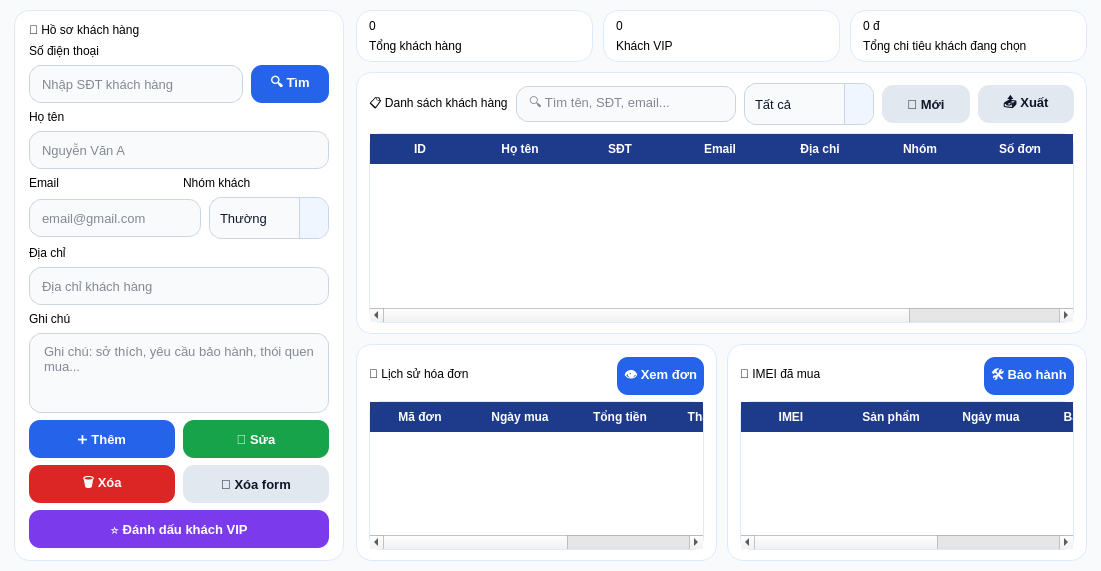
<?xml version="1.0" encoding="UTF-8"?>
<ui version="4.0">
 <class>CustomerPage</class>
 <widget class="QWidget" name="CustomerPage">
  <property name="geometry">
   <rect>
    <x>0</x>
    <y>0</y>
    <width>1050</width>
    <height>560</height>
   </rect>
  </property>

  <property name="styleSheet">
   <string><![CDATA[
QWidget#CustomerPage {
    background-color: #f8fafc;
}

QFrame#formPanel,
QFrame#listPanel,
QFrame#detailPanel,
QFrame#historyPanel,
QFrame#summaryCard1,
QFrame#summaryCard2,
QFrame#summaryCard3 {
    background-color: white;
    border: 1px solid #dbeafe;
    border-radius: 16px;
}

QLabel.sectionTitle {
    color: #1e3a8a;
    font-size: 16px;
    font-weight: bold;
}

QLabel.formLabel {
    color: #334155;
    font-size: 12px;
    font-weight: bold;
}
QComboBox {
    background-color: #f8fafc;
    border: 1px solid #cbd5e1;
    border-radius: 12px;
    padding: 6px 32px 6px 10px;
    color: #0f172a;
    font-size: 13px;
    min-height: 28px;
}

QComboBox::drop-down {
    subcontrol-origin: padding;
    subcontrol-position: top right;
    width: 28px;
    border-left: 1px solid #cbd5e1;
    border-top-right-radius: 12px;
    border-bottom-right-radius: 12px;
    background-color: #eff6ff;
}

QComboBox::down-arrow {
    width: 10px;
    height: 10px;
}

QComboBox QAbstractItemView {
    background-color: white;
    color: #0f172a;
    selection-background-color: #dbeafe;
    selection-color: #0f172a;
    border: 1px solid #93c5fd;
    border-radius: 10px;
    padding: 6px;
    outline: 0;
    font-size: 13px;
}
QLabel.statNumber {
    color: #2563eb;
    font-size: 22px;
    font-weight: bold;
}

QLabel.statText {
    color: #64748b;
    font-size: 12px;
}

QLineEdit,
QComboBox,
QTextEdit {
    background-color: #f8fafc;
    border: 1px solid #cbd5e1;
    border-radius: 12px;
    padding: 6px 10px;
    color: #0f172a;
    font-size: 13px;
}

QLineEdit:focus,
QComboBox:focus,
QTextEdit:focus {
    border: 2px solid #2563eb;
    background-color: white;
}

QPushButton {
    border: none;
    border-radius: 11px;
    padding: 7px;
    font-size: 13px;
    font-weight: bold;
    min-height: 24px;
}

QPushButton#btnAddCustomer,
QPushButton#btnUpdateCustomer,
QPushButton#btnSearchCustomer,
QPushButton#btnViewInvoice,
QPushButton#btnViewWarranty {
    background-color: #2563eb;
    color: white;
}

QPushButton#btnUpdateCustomer {
    background-color: #16a34a;
}

QPushButton#btnDeleteCustomer {
    background-color: #dc2626;
    color: white;
}

QPushButton#btnClearForm,
QPushButton#btnRefresh,
QPushButton#btnExportCustomer {
    background-color: #e2e8f0;
    color: #0f172a;
}

QPushButton#btnVipCustomer {
    background-color: #7c3aed;
    color: white;
}

QTableWidget {
    background-color: white;
    border: 1px solid #dbeafe;
    border-radius: 12px;
    gridline-color: #e2e8f0;
    color: #0f172a;
    font-size: 12px;
}

QTableWidget::item {
    padding: 5px;
}

QTableWidget::item:selected {
    background-color: #dbeafe;
    color: #0f172a;
}

QHeaderView::section {
    background-color: #1e3a8a;
    color: white;
    padding: 6px;
    border: none;
    font-weight: bold;
}
   ]]></string>
  </property>

  <layout class="QHBoxLayout" name="mainLayout">
   <property name="leftMargin"><number>14</number></property>
   <property name="topMargin"><number>10</number></property>
   <property name="rightMargin"><number>14</number></property>
   <property name="bottomMargin"><number>10</number></property>
   <property name="spacing"><number>12</number></property>

   <item>
    <widget class="QFrame" name="formPanel">
     <property name="minimumSize">
      <size>
       <width>330</width>
       <height>0</height>
      </size>
     </property>
     <property name="maximumSize">
      <size>
       <width>370</width>
       <height>16777215</height>
      </size>
     </property>

     <layout class="QVBoxLayout" name="formLayout">
      <property name="leftMargin"><number>14</number></property>
      <property name="topMargin"><number>12</number></property>
      <property name="rightMargin"><number>14</number></property>
      <property name="bottomMargin"><number>12</number></property>
      <property name="spacing"><number>7</number></property>

      <item>
       <widget class="QLabel" name="lblFormTitle">
        <property name="text"><string>👤 Hồ sơ khách hàng</string></property>
        <property name="class" stdset="0"><string>sectionTitle</string></property>
       </widget>
      </item>

      <item>
       <widget class="QLabel" name="lblPhone">
        <property name="text"><string>Số điện thoại</string></property>
        <property name="class" stdset="0"><string>formLabel</string></property>
       </widget>
      </item>

      <item>
       <layout class="QHBoxLayout" name="phoneLayout">
        <property name="spacing"><number>8</number></property>
        <item>
         <widget class="QLineEdit" name="txtPhone">
          <property name="minimumSize"><size><width>0</width><height>38</height></size></property>
          <property name="placeholderText"><string>Nhập SĐT khách hàng</string></property>
         </widget>
        </item>
        <item>
         <widget class="QPushButton" name="btnSearchCustomer">
          <property name="minimumSize"><size><width>78</width><height>38</height></size></property>
          <property name="text"><string>🔍 Tìm</string></property>
         </widget>
        </item>
       </layout>
      </item>

      <item>
       <widget class="QLabel" name="lblName">
        <property name="text"><string>Họ tên</string></property>
        <property name="class" stdset="0"><string>formLabel</string></property>
       </widget>
      </item>

      <item>
       <widget class="QLineEdit" name="txtName">
        <property name="minimumSize"><size><width>0</width><height>38</height></size></property>
        <property name="placeholderText"><string>Nguyễn Văn A</string></property>
       </widget>
      </item>

      <item>
       <layout class="QHBoxLayout" name="emailAddressTitleLayout">
        <property name="spacing"><number>8</number></property>
        <item>
         <widget class="QLabel" name="lblEmail">
          <property name="text"><string>Email</string></property>
          <property name="class" stdset="0"><string>formLabel</string></property>
         </widget>
        </item>
        <item>
         <widget class="QLabel" name="lblGroup">
          <property name="text"><string>Nhóm khách</string></property>
          <property name="class" stdset="0"><string>formLabel</string></property>
         </widget>
        </item>
       </layout>
      </item>

      <item>
       <layout class="QHBoxLayout" name="emailGroupLayout">
        <property name="spacing"><number>8</number></property>
        <item>
         <widget class="QLineEdit" name="txtEmail">
          <property name="minimumSize"><size><width>0</width><height>38</height></size></property>
          <property name="placeholderText"><string>email@gmail.com</string></property>
         </widget>
        </item>
        <item>
         <widget class="QComboBox" name="cboCustomerGroup">
          <property name="minimumSize"><size><width>120</width><height>38</height></size></property>
          <item><property name="text"><string>Thường</string></property></item>
          <item><property name="text"><string>VIP</string></property></item>
          <item><property name="text"><string>Đại lý</string></property></item>
          <item><property name="text"><string>Blacklist</string></property></item>
         </widget>
        </item>
       </layout>
      </item>

      <item>
       <widget class="QLabel" name="lblAddress">
        <property name="text"><string>Địa chỉ</string></property>
        <property name="class" stdset="0"><string>formLabel</string></property>
       </widget>
      </item>

      <item>
       <widget class="QLineEdit" name="txtAddress">
        <property name="minimumSize"><size><width>0</width><height>38</height></size></property>
        <property name="placeholderText"><string>Địa chỉ khách hàng</string></property>
       </widget>
      </item>

      <item>
       <widget class="QLabel" name="lblNote">
        <property name="text"><string>Ghi chú</string></property>
        <property name="class" stdset="0"><string>formLabel</string></property>
       </widget>
      </item>

      <item>
       <widget class="QTextEdit" name="txtNote">
        <property name="minimumSize"><size><width>0</width><height>80</height></size></property>
        <property name="maximumSize"><size><width>16777215</width><height>100</height></size></property>
        <property name="placeholderText"><string>Ghi chú: sở thích, yêu cầu bảo hành, thói quen mua...</string></property>
       </widget>
      </item>

      <item>
       <layout class="QHBoxLayout" name="buttonRow1">
        <property name="spacing"><number>8</number></property>
        <item>
         <widget class="QPushButton" name="btnAddCustomer">
          <property name="text"><string>➕ Thêm</string></property>
         </widget>
        </item>
        <item>
         <widget class="QPushButton" name="btnUpdateCustomer">
          <property name="text"><string>💾 Sửa</string></property>
         </widget>
        </item>
       </layout>
      </item>

      <item>
       <layout class="QHBoxLayout" name="buttonRow2">
        <property name="spacing"><number>8</number></property>
        <item>
         <widget class="QPushButton" name="btnDeleteCustomer">
          <property name="text"><string>🗑 Xóa</string></property>
         </widget>
        </item>
        <item>
         <widget class="QPushButton" name="btnClearForm">
          <property name="text"><string>🧹 Xóa form</string></property>
         </widget>
        </item>
       </layout>
      </item>

      <item>
       <widget class="QPushButton" name="btnVipCustomer">
        <property name="minimumSize"><size><width>0</width><height>38</height></size></property>
        <property name="text"><string>⭐ Đánh dấu khách VIP</string></property>
       </widget>
      </item>

      <item>
       <spacer name="formSpacer">
        <property name="orientation"><enum>Qt::Orientation::Vertical</enum></property>
        <property name="sizeHint" stdset="0"><size><width>20</width><height>20</height></size></property>
       </spacer>
      </item>

     </layout>
    </widget>
   </item>

   <item>
    <layout class="QVBoxLayout" name="rightLayout">
     <property name="spacing"><number>10</number></property>

     <item>
      <layout class="QHBoxLayout" name="summaryLayout">
       <property name="spacing"><number>10</number></property>

       <item>
        <widget class="QFrame" name="summaryCard1">
         <property name="maximumSize"><size><width>16777215</width><height>74</height></size></property>
         <layout class="QVBoxLayout" name="summaryCard1Layout">
          <property name="leftMargin"><number>12</number></property>
          <property name="topMargin"><number>8</number></property>
          <property name="rightMargin"><number>12</number></property>
          <property name="bottomMargin"><number>8</number></property>
          <item>
           <widget class="QLabel" name="lblTotalCustomers">
            <property name="text"><string>0</string></property>
            <property name="class" stdset="0"><string>statNumber</string></property>
           </widget>
          </item>
          <item>
           <widget class="QLabel" name="lblTotalCustomersText">
            <property name="text"><string>Tổng khách hàng</string></property>
            <property name="class" stdset="0"><string>statText</string></property>
           </widget>
          </item>
         </layout>
        </widget>
       </item>

       <item>
        <widget class="QFrame" name="summaryCard2">
         <property name="maximumSize"><size><width>16777215</width><height>74</height></size></property>
         <layout class="QVBoxLayout" name="summaryCard2Layout">
          <property name="leftMargin"><number>12</number></property>
          <property name="topMargin"><number>8</number></property>
          <property name="rightMargin"><number>12</number></property>
          <property name="bottomMargin"><number>8</number></property>
          <item>
           <widget class="QLabel" name="lblVipCustomers">
            <property name="text"><string>0</string></property>
            <property name="class" stdset="0"><string>statNumber</string></property>
           </widget>
          </item>
          <item>
           <widget class="QLabel" name="lblVipCustomersText">
            <property name="text"><string>Khách VIP</string></property>
            <property name="class" stdset="0"><string>statText</string></property>
           </widget>
          </item>
         </layout>
        </widget>
       </item>

       <item>
        <widget class="QFrame" name="summaryCard3">
         <property name="maximumSize"><size><width>16777215</width><height>74</height></size></property>
         <layout class="QVBoxLayout" name="summaryCard3Layout">
          <property name="leftMargin"><number>12</number></property>
          <property name="topMargin"><number>8</number></property>
          <property name="rightMargin"><number>12</number></property>
          <property name="bottomMargin"><number>8</number></property>
          <item>
           <widget class="QLabel" name="lblSelectedCustomerSpent">
            <property name="text"><string>0 đ</string></property>
            <property name="class" stdset="0"><string>statNumber</string></property>
           </widget>
          </item>
          <item>
           <widget class="QLabel" name="lblSelectedCustomerSpentText">
            <property name="text"><string>Tổng chi tiêu khách đang chọn</string></property>
            <property name="class" stdset="0"><string>statText</string></property>
           </widget>
          </item>
         </layout>
        </widget>
       </item>

      </layout>
     </item>

     <item>
      <widget class="QFrame" name="listPanel">
       <layout class="QVBoxLayout" name="listLayout">
        <property name="leftMargin"><number>12</number></property>
        <property name="topMargin"><number>10</number></property>
        <property name="rightMargin"><number>12</number></property>
        <property name="bottomMargin"><number>10</number></property>
        <property name="spacing"><number>8</number></property>

        <item>
         <layout class="QHBoxLayout" name="filterLayout">
          <property name="spacing"><number>8</number></property>
          <item>
           <widget class="QLabel" name="lblListTitle">
            <property name="text"><string>📋 Danh sách khách hàng</string></property>
            <property name="class" stdset="0"><string>sectionTitle</string></property>
           </widget>
          </item>
          <item>
           <spacer name="filterSpacer">
            <property name="orientation"><enum>Qt::Orientation::Horizontal</enum></property>
            <property name="sizeHint" stdset="0"><size><width>40</width><height>20</height></size></property>
           </spacer>
          </item>
          <item>
           <widget class="QLineEdit" name="txtSearch">
            <property name="minimumSize"><size><width>220</width><height>36</height></size></property>
            <property name="placeholderText"><string>🔍 Tìm tên, SĐT, email...</string></property>
           </widget>
          </item>
          <item>
           <widget class="QComboBox" name="cboFilterGroup">
            <property name="minimumSize"><size><width>130</width><height>36</height></size></property>
            <item><property name="text"><string>Tất cả</string></property></item>
            <item><property name="text"><string>Thường</string></property></item>
            <item><property name="text"><string>VIP</string></property></item>
            <item><property name="text"><string>Đại lý</string></property></item>
            <item><property name="text"><string>Blacklist</string></property></item>
           </widget>
          </item>
          <item>
           <widget class="QPushButton" name="btnRefresh">
            <property name="minimumSize"><size><width>88</width><height>36</height></size></property>
            <property name="text"><string>🔄 Mới</string></property>
           </widget>
          </item>
          <item>
           <widget class="QPushButton" name="btnExportCustomer">
            <property name="minimumSize"><size><width>96</width><height>36</height></size></property>
            <property name="text"><string>📤 Xuất</string></property>
           </widget>
          </item>
         </layout>
        </item>

        <item>
         <widget class="QTableWidget" name="tableCustomers">
          <property name="minimumSize"><size><width>0</width><height>190</height></size></property>
          <property name="columnCount"><number>9</number></property>
          <column><property name="text"><string>ID</string></property></column>
          <column><property name="text"><string>Họ tên</string></property></column>
          <column><property name="text"><string>SĐT</string></property></column>
          <column><property name="text"><string>Email</string></property></column>
          <column><property name="text"><string>Địa chỉ</string></property></column>
          <column><property name="text"><string>Nhóm</string></property></column>
          <column><property name="text"><string>Số đơn</string></property></column>
          <column><property name="text"><string>Tổng chi tiêu</string></property></column>
          <column><property name="text"><string>Ngày tạo</string></property></column>
         </widget>
        </item>

       </layout>
      </widget>
     </item>

     <item>
      <layout class="QHBoxLayout" name="bottomLayout">
       <property name="spacing"><number>10</number></property>

       <item>
        <widget class="QFrame" name="historyPanel">
         <layout class="QVBoxLayout" name="historyLayout">
          <property name="leftMargin"><number>12</number></property>
          <property name="topMargin"><number>10</number></property>
          <property name="rightMargin"><number>12</number></property>
          <property name="bottomMargin"><number>10</number></property>
          <property name="spacing"><number>8</number></property>

          <item>
           <layout class="QHBoxLayout" name="historyTitleLayout">
            <item>
             <widget class="QLabel" name="lblHistoryTitle">
              <property name="text"><string>🧾 Lịch sử hóa đơn</string></property>
              <property name="class" stdset="0"><string>sectionTitle</string></property>
             </widget>
            </item>
            <item>
             <spacer name="historySpacer">
              <property name="orientation"><enum>Qt::Orientation::Horizontal</enum></property>
              <property name="sizeHint" stdset="0"><size><width>40</width><height>20</height></size></property>
             </spacer>
            </item>
            <item>
             <widget class="QPushButton" name="btnViewInvoice">
              <property name="maximumSize"><size><width>110</width><height>34</height></size></property>
              <property name="text"><string>👁 Xem đơn</string></property>
             </widget>
            </item>
           </layout>
          </item>

          <item>
           <widget class="QTableWidget" name="tableInvoices">
            <property name="minimumSize"><size><width>0</width><height>130</height></size></property>
            <property name="columnCount"><number>5</number></property>
            <column><property name="text"><string>Mã đơn</string></property></column>
            <column><property name="text"><string>Ngày mua</string></property></column>
            <column><property name="text"><string>Tổng tiền</string></property></column>
            <column><property name="text"><string>Thanh toán</string></property></column>
            <column><property name="text"><string>Trạng thái</string></property></column>
           </widget>
          </item>

         </layout>
        </widget>
       </item>

       <item>
        <widget class="QFrame" name="detailPanel">
         <layout class="QVBoxLayout" name="detailLayout">
          <property name="leftMargin"><number>12</number></property>
          <property name="topMargin"><number>10</number></property>
          <property name="rightMargin"><number>12</number></property>
          <property name="bottomMargin"><number>10</number></property>
          <property name="spacing"><number>8</number></property>

          <item>
           <layout class="QHBoxLayout" name="imeiTitleLayout">
            <item>
             <widget class="QLabel" name="lblImeiBoughtTitle">
              <property name="text"><string>📱 IMEI đã mua</string></property>
              <property name="class" stdset="0"><string>sectionTitle</string></property>
             </widget>
            </item>
            <item>
             <spacer name="imeiSpacer">
              <property name="orientation"><enum>Qt::Orientation::Horizontal</enum></property>
              <property name="sizeHint" stdset="0"><size><width>40</width><height>20</height></size></property>
             </spacer>
            </item>
            <item>
             <widget class="QPushButton" name="btnViewWarranty">
              <property name="maximumSize"><size><width>130</width><height>34</height></size></property>
              <property name="text"><string>🛠 Bảo hành</string></property>
             </widget>
            </item>
           </layout>
          </item>

          <item>
           <widget class="QTableWidget" name="tableBoughtImeis">
            <property name="minimumSize"><size><width>0</width><height>130</height></size></property>
            <property name="columnCount"><number>5</number></property>
            <column><property name="text"><string>IMEI</string></property></column>
            <column><property name="text"><string>Sản phẩm</string></property></column>
            <column><property name="text"><string>Ngày mua</string></property></column>
            <column><property name="text"><string>Bảo hành</string></property></column>
            <column><property name="text"><string>Trạng thái</string></property></column>
           </widget>
          </item>

         </layout>
        </widget>
       </item>

      </layout>
     </item>

    </layout>
   </item>

  </layout>
 </widget>
 <resources/>
 <connections/>
</ui>
